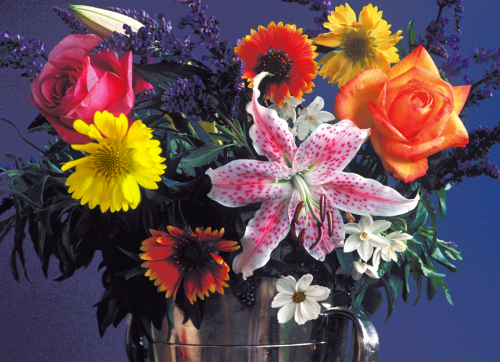
#> input picture HW/flowers.bmp, 500 x 362 px
$ jupyter execute hw2_zarenejad.ipynb
#> lines starting #> are read from the running program, lines starting #| are printed output that depends on the picture
RGB Channel

[cell 1]
import skimage.io as io
import matplotlib.pyplot as plt

# Read
img = io.imread('flowers.bmp')
#> img is the input picture: shape (362, 500, 3); mean R, G, B 99.9, 76.9, 83.7

# Split
red = img[:, :, 0]
green = img[:, :, 1]
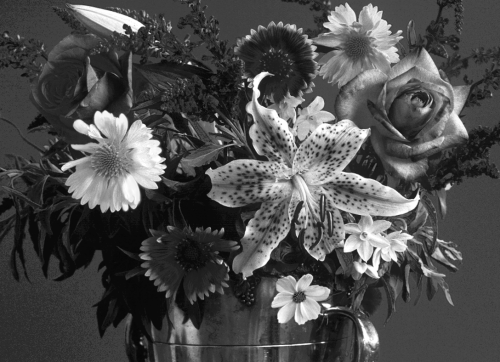
#> green: shape (362, 500); min 6, max 255, mean 76.9
blue = img[:, :, 2]

# Plot
fig, axs = plt.subplots(2,2)

cax_00 = axs[0,0].imshow(img)
axs[0,0].xaxis.set_major_formatter(plt.NullFormatter())  # kill xlabels
axs[0,0].yaxis.set_major_formatter(plt.NullFormatter())  # kill ylabels

cax_01 = axs[0,1].imshow(red, cmap='Reds')
fig.colorbar(cax_01, ax=axs[0,1])
axs[0,1].xaxis.set_major_formatter(plt.NullFormatter())
axs[0,1].yaxis.set_major_formatter(plt.NullFormatter())

cax_10 = axs[1,0].imshow(green, cmap='Greens')
fig.colorbar(cax_10, ax=axs[1,0])
axs[1,0].xaxis.set_major_formatter(plt.NullFormatter())
axs[1,0].yaxis.set_major_formatter(plt.NullFormatter())

cax_11 = axs[1,1].imshow(blue, cmap='Blues')
fig.colorbar(cax_11, ax=axs[1,1])
axs[1,1].xaxis.set_major_formatter(plt.NullFormatter())
axs[1,1].yaxis.set_major_formatter(plt.NullFormatter())
plt.show()

HSV Channel

[cell 2]
import cv2
imgHSV = cv2.cvtColor(img, cv2.COLOR_RGB2HSV)
#> imgHSV: shape (362, 500, 3); mean H, S, V 106.7, 111.8, 119.3

# Split
H = imgHSV[:, :, 0]
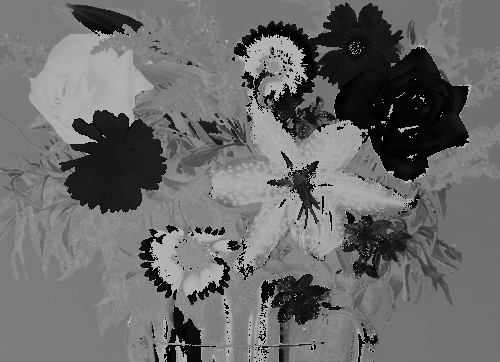
#> H: shape (362, 500); min 0, max 179, mean 106.7
S = imgHSV[:, :, 1]
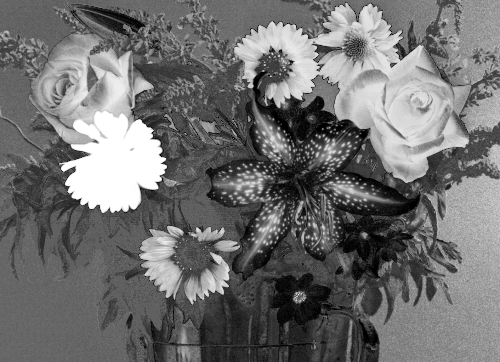
#> S: shape (362, 500); min 0, max 255, mean 111.8
V = imgHSV[:, :, 2]
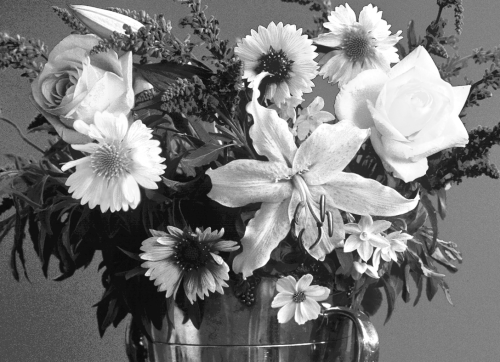
#> V: shape (362, 500); min 10, max 255, mean 119.3

# Plot
fig, axs = plt.subplots(2,2)

cax_00 = axs[0,0].imshow(imgHSV)
axs[0,0].xaxis.set_major_formatter(plt.NullFormatter())  # kill xlabels
axs[0,0].yaxis.set_major_formatter(plt.NullFormatter())  # kill ylabels

cax_01 = axs[0,1].imshow(H)
fig.colorbar(cax_01, ax=axs[0,1])
axs[0,1].xaxis.set_major_formatter(plt.NullFormatter())
axs[0,1].yaxis.set_major_formatter(plt.NullFormatter())

cax_10 = axs[1,0].imshow(S)
fig.colorbar(cax_10, ax=axs[1,0])
axs[1,0].xaxis.set_major_formatter(plt.NullFormatter())
axs[1,0].yaxis.set_major_formatter(plt.NullFormatter())

cax_11 = axs[1,1].imshow(V)
fig.colorbar(cax_11, ax=axs[1,1])
axs[1,1].xaxis.set_major_formatter(plt.NullFormatter())
axs[1,1].yaxis.set_major_formatter(plt.NullFormatter())
plt.show()

Add Filter to image

[cell 3]
import numpy as np
import matplotlib.pyplot as plt

h,w,c = img.shape
#> h = 362; w = 500; c = 3
filterimg = np.zeros((h,w,c))
filterimg[:,:,0] = 0.5*(np.sqrt(img[:,:,0]))
filterimg[:,:,1] = 0.5*(np.sqrt(img[:,:,1]))
filterimg[:,:,2] = 0.5*(np.sqrt(img[:,:,2]))
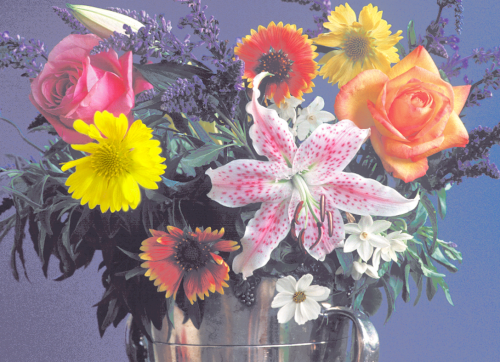
#> filterimg: shape (362, 500, 3) float64; mean R, G, B 4.64, 4.12, 4.29; drawn with min black and max white

plt.imshow(filterimg)
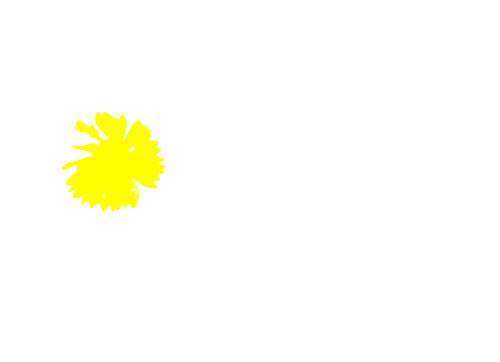
#> shown: shape (362, 500, 3) float64; mean R, G, B 1, 1, 0.966

[cell 4]
# Simple convolution kernel.
kernel = np.array( [ [1,0,1], [0,0,0], [1,0,1] ])
# Create a test image: a white square in the middle
test_img = np.zeros((9, 9))
test_img[3:6, 3:6] = 1

def conv2d(img, conv_filter):
    filter_size = conv_filter.shape[1]
    result = np.zeros((img.shape))
    #Looping through the image to apply the convolution operation.
    for r in np.uint16(np.arange(filter_size/2.0, img.shape[0]-filter_size/2.0+1)):
        for c in np.uint16(np.arange(filter_size/2.0, img.shape[1]-filter_size/2.0+1)):
            curr_region = img[r-np.uint16(np.floor(filter_size/2.0)):r+np.uint16(np.ceil(filter_size/2.0)),
                              c-np.uint16(np.floor(filter_size/2.0)):c+np.uint16(np.ceil(filter_size/2.0))]
            #Element-wise multipliplication between the current region and the filter.
            curr_result = curr_region * conv_filter
            conv_sum = np.sum(curr_result) #Summing the result of multiplication.
            result[r, c] = conv_sum #Saving the summation in the convolution layer feature map.

    #Clipping the outliers of the result matrix.
    final_result = result[np.uint16(filter_size/2.0):result.shape[0]-np.uint16(filter_size/2.0),
                          np.uint16(filter_size/2.0):result.shape[1]-np.uint16(filter_size/2.0)]
    return final_result

#original image
plt.figure(1)
plt.clf()
plt.axis("off")
plt.title("Original Image")
plt.imshow(test_img)
plt.figure(2)
plt.clf()
plt.title("Image after implement of kernel")
plt.imshow(conv2d(test_img, kernel))
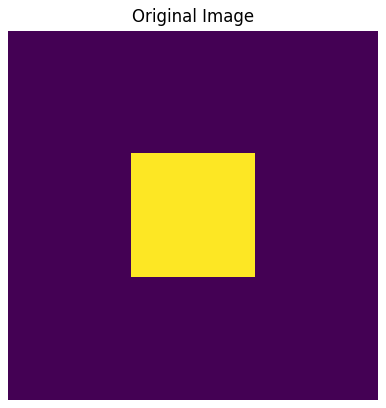
#> figure drawn by matplotlib, 1 panel
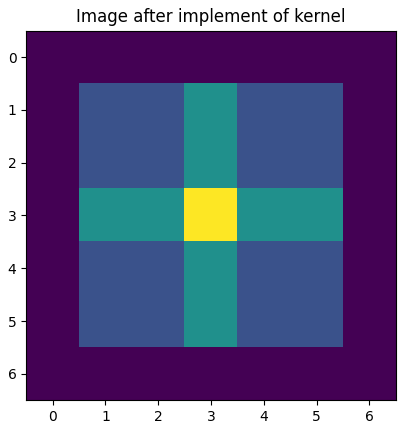
#> figure drawn by matplotlib, 1 panel

[cell 5]
img.shape
#> Out = (362, 500, 3)

[cell 6]
from PIL import Image
image = Image.open("pens.bmp")
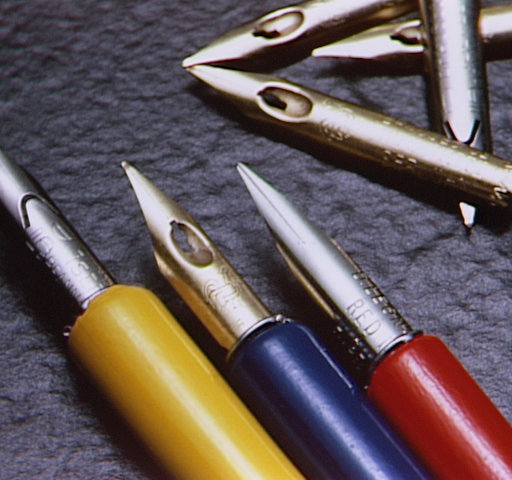
#> input picture HW/pens.bmp, 512 x 480 px
#> image is the input picture: PIL image 512x480 RGB; mean R, G, B 101.7, 88, 88.2

def zeroPad(pil_img, top, right, bottom, left, color):
#> called with top = 50, right = 50, bottom = 50, left = 50, color = (0, 0, 0)
    width, height = pil_img.size
#> width = 512; height = 480
    new_width = width + right + left
#> new_width = 612
    new_height = height + top + bottom
#> new_height = 580
    result = Image.new(pil_img.mode, (new_width, new_height), color)
#> result: PIL image 612x580 RGB; every value is 0
    result.paste(pil_img, (left, top))
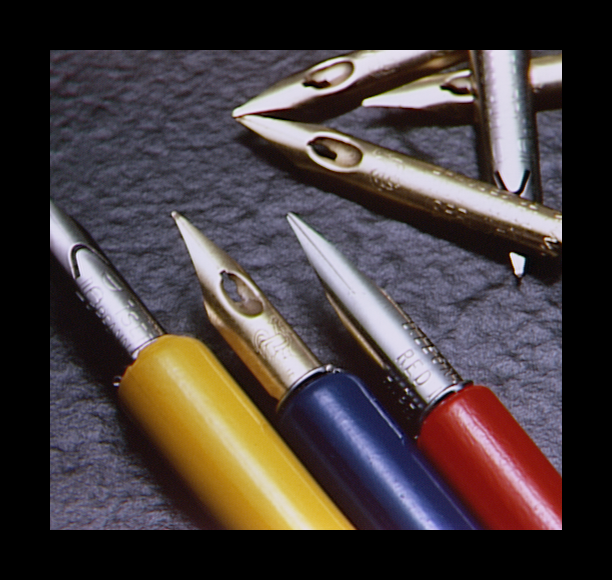
#> result: PIL image 612x580 RGB; mean R, G, B 70.4, 60.9, 61
    return result

img_new = zeroPad(image, 50, 50, 50, 50, (0, 0, 0))
plt.imshow(img_new)
